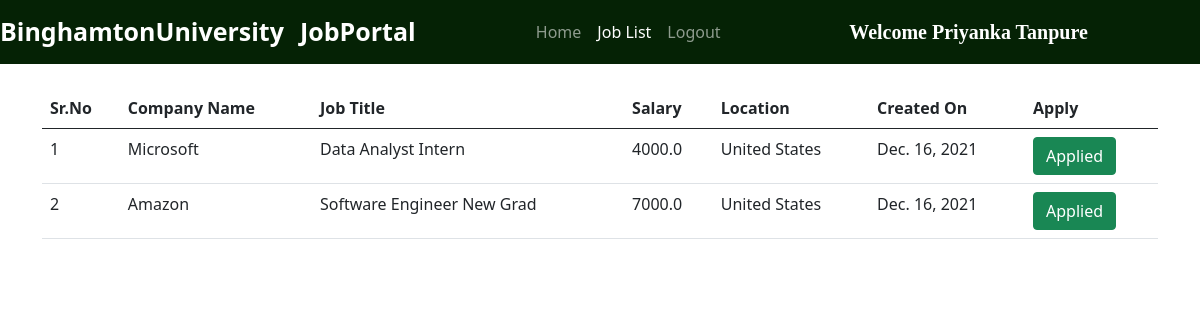
The app's page /all_jobs/ (signed in) with its own data.
### jobs/models.py (models this page shows, shortened)
class Job(models.Model):
    company = models.ForeignKey(Company, on_delete=models.CASCADE)
    start_date = models.DateField()
    end_date = models.DateField()
    title = models.CharField(max_length=200)
    salary = models.FloatField()
    image = models.ImageField(upload_to="")
    description = models.TextField(max_length=400)
    experience = models.CharField(max_length=100)
    location = models.CharField(max_length=100)
    skills = models.CharField(max_length=200)
    creation_date = models.DateField()

class Company(models.Model):
    user = models.ForeignKey(User, on_delete=models.CASCADE)
    phone = models.CharField(max_length=10)
    image = models.ImageField(upload_to="")
    gender = models.CharField(max_length=10)
    type = models.CharField(max_length=15)
    status = models.CharField(max_length=20)
    company_name = models.CharField(max_length=100)

### jobs/views.py (the view)
# urls.py: path("all_jobs/", views.all_jobs, name="all_jobs"),
def all_jobs(request):
    jobs = Job.objects.all().order_by('-start_date')
    applicant = Applicant.objects.get(user=request.user)
    apply = Application.objects.filter(applicant=applicant)
    data = []
    for i in apply:
        data.append(i.job.id)
    return render(request, "all_jobs.html", {'jobs':jobs, 'data':data})

### jobs/templates/all_jobs.html (shortened to what this page needs)
{% extends 'user_navbar.html' %}
{% block job_list %} active {% endblock %}
{% block body %}
<div class="container mt-4">
<table class="table table-hover" id="example">
    <thead>
        <tr>
            <th>Sr.No</th>
            <th>Company Name</th>
            <th>Job Title</th>
            <th>Salary</th>
            <th>Location</th>
            <th>Created On</th>
            <th>Apply</th>
        </tr>
    </thead>
    <tbody>
        {% for job in jobs %}
        <tr>
            <td>{{forloop.counter}}</td>
            <td>{{job.company.company_name}}</td>
            <td>{{job.title}}</td>
            <td>{{job.salary}}</td>
            <td>{{job.location}}</td>
            <td>{{job.creation_date}}</td>
            {% if job.id in data %}
            <td><a class="btn btn-success">Applied</a></td>
            {% else %}
            <td><a href="/job_detail/{{job.id}}/" class="btn btn-success">Apply</a></td>
            {% endif %}
        </tr>
        {% endfor %}
    </tbody>
</table>
</div>
{% endblock %}

### jobs/templates/user_navbar.html (shortened to what this page needs)
<!doctype html>
<html lang="en">
<head>
  <link href="https://cdn.jsdelivr.net/npm/bootstrap@5.0.2/dist/css/bootstrap.min.css" rel="stylesheet"
>
  <link rel="stylesheet" href="https://cdnjs.cloudflare.com/ajax/libs/font-awesome/5.15.3/css/all.min.css">
</head>
<body>
  <nav class="navbar navbar-expand-lg navbar-dark sticky-top">
      <a class="navbar-brand" href="/"><span class="head1">Binghamton</span><span class="head2">University</span></a>
      <a class="navbar-brand" href="#"><span class="head1">Job</span><span class="head2">Portal</span></a>
      <div class="container w-50">
        <div class="collapse navbar-collapse" id="navbarSupportedContent">
          <ul class="navbar-nav me-auto mb-2 mb-lg-0">
            <li class="nav-item">
              <a class="nav-link {% block home %}{% endblock %}" aria-current="page" href="/user_homepage/">Home</a>
            </li>
            <li class="nav-item">
              <a class="nav-link {% block job_list %}{% endblock %}" href="/all_jobs/">Job List</a>
            </li>
            <li class="nav-item">
              <a class="nav-link" href="/logout/">Logout</a>
            </li>
          </ul>
          <a class="navbar-brand" style="font-weight: bold; font-family: 'Times New Roman', Times, serif;"
            href="#">Welcome {{request.user.get_full_name}}</a>
        </div>
      </div>
  </nav>
  {% block body %}
  {% endblock %}
</body>
</html>
</html>

### jobs/templates/user_navbar.html (style rules this page uses)
.navbar { background-color: rgb(5, 34, 5); }
.head1 { color: white; font-size: 25px; font-weight: bold; height: 50px; }
.head2 { color: white; font-size: 25px; font-weight: bold; }

### records on screen
Job: company.company_name "Microsoft", title "Data Analyst Intern", salary "4000.0", location "United States", creation_date "Dec. 16, 2021", shows "Applied"
Job: company.company_name "Amazon", title "Software Engineer New Grad", salary "7000.0", location "United States", creation_date "Dec. 16, 2021", shows "Applied"

### other values on screen
{{ request.user.get_full_name }} "Priyanka Tanpure"
